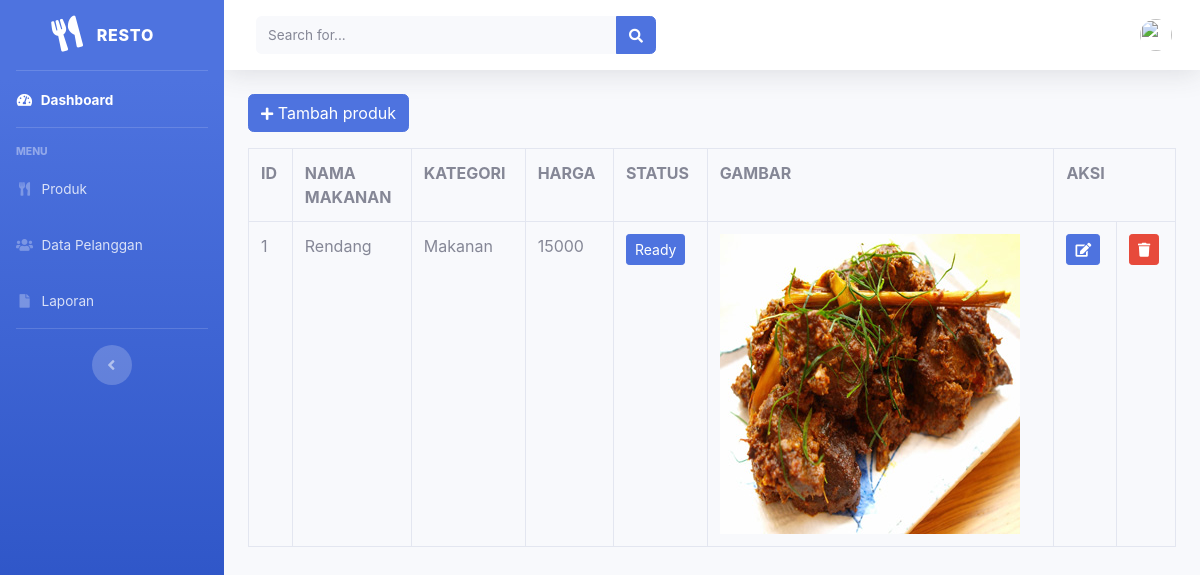
/index.php/admin/produk, run on the app's committed database.
### tables this page shows
CREATE TABLE `produk` (
  `id_produk` int(11) NOT NULL,
  `nama` varchar(30) NOT NULL,
  `kategori` varchar(30) NOT NULL,
  `harga` int(11) NOT NULL,
  `gambar` text NOT NULL,
  `status` enum('Ready','Unavailable') NOT NULL
);

### application/controllers/admin/produk.php (called while the page is built, shortened)
<?php
class Produk extends CI_Controller
{
    public function index()
    {
        $data['user'] = $this->db->get_where('user', ['email' => $this->session->userdata('email')])->row_array();
        $data['produk'] = $this->model_produk->tampil_data()->result();
        $this->load->view('templates/header', $data);
        $this->load->view('templates/sidebar', $data);
        $this->load->view('admin/produk', $data);
        $this->load->view('templates/footer', $data);
    }
}

### index.php (called while the page is built, shortened)
<?php
require_once BASEPATH.'core/CodeIgniter.php';

### application/models/model_produk.php (called while the page is built, shortened)
<?php
class Model_produk extends CI_Model
{
    public function tampil_data()
    {
        return $this->db->get('produk');
    }
}

### application/views/admin/produk.php (the view, shortened to what this page needs)
<div class="container-fluid">
    <button class="btn btn sm btn-primary mb-3" data-toggle="modal" data-target="#tambah_produk"><i class="fas fa-plus fa-sm"></i> Tambah produk</button>
    <table class="table table-bordered">
        <tr>
            <th>ID</th>
            <th>NAMA MAKANAN</th>
            <th>KATEGORI</th>
            <th>HARGA</th>
            <th>STATUS</th>
            <th>GAMBAR</th>
            <th colspan="3">AKSI</th>
        </tr>
        <?php
        $no = 1;
        foreach ($produk as $prd) : ?>
            <tr>
                <td width="3"><?php echo $no++ ?></td>
                <td width="3"><?php echo $prd->nama ?></td>
                <td width="3"><?php echo $prd->kategori ?></td>
                <td width="3"><?php echo $prd->harga ?></td>
                <td width="3">
                    <div class="btn btn-primary btn-sm"><?php echo $prd->status ?>
                </td>
</div>
<td width="3"><img src='<?= base_url() ?>assets/uploads/<?= $prd->gambar; ?>'></td>
<td width="3"><?php echo anchor('admin/produk/edit/' . $prd->id_produk, '<div class="btn btn-primary btn-sm"><i class="fas fa-edit"></i></div>') ?></td>
<td width="3"><?php echo anchor('admin/produk/hapus/' . $prd->id_produk, '<div class="btn btn-danger btn-sm"><i class="fas fa-trash"></i></div>') ?></td>
<?php endforeach; ?>
</div>

### data on the page
produk: nama "Rendang", kategori "Makanan", harga "15000", status "Ready", gambar (picture)
